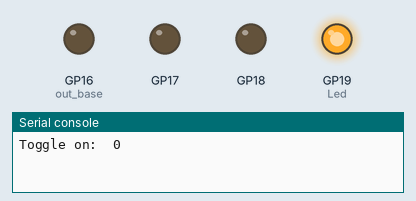
The program below on a simulated Raspberry Pi Pico running MicroPython. Shown: output pins drawn as LEDs (lit = HIGH), the last lines printed to the serial console.

Above: at 0.1 s.
At 0.6 s:
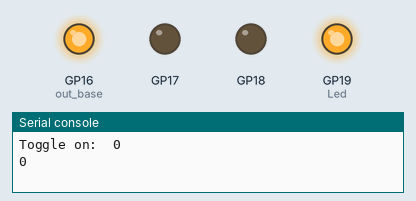
At 1.6 s:
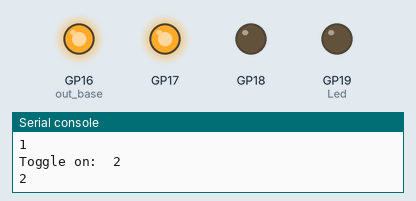
At 3.1 s:
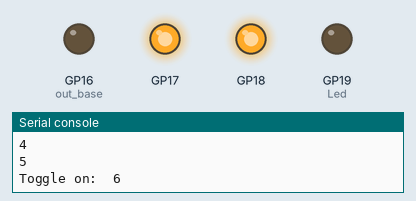
At 5.1 s:
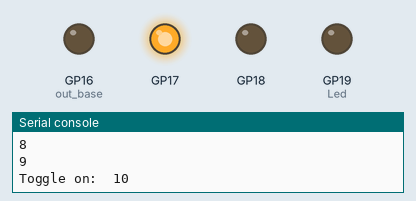
At 7.6 s:
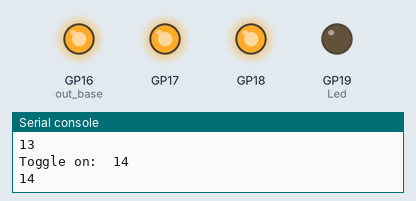
Timing chart, 0 to 9.1 s (numbered marks = the images above):
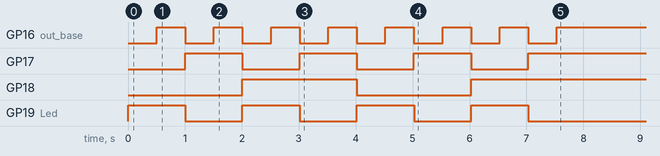

Measured:
- by itself, GP16 (out_base): alternates HIGH for 0.50 s and LOW for 0.50 s, 15 changes in all, then stays HIGH
- by itself, GP17: alternates HIGH for 1.0 s and LOW for 1.0 s, 7 changes in all, then stays HIGH
- by itself, GP18: LOW → HIGH at 2.0 s, → LOW 2.0 s later, → HIGH 2.0 s later
- by itself, GP19 (Led): alternates HIGH for 1.0 s and LOW for 1.0 s, 8 changes in all, then stays LOW

The program:

PW_87_PIO_StateMachine.py
```python
'''
Paul McWhorter Lesson 87
assembly language
lowest freq can run the state machine is 2000 commands per second, can run at 10 million cycles per second, lowest is 2000 operations per second ,  1/2 of a millisecond
can run at 10 million cycles per secopnd
'''
## this program is a count down binary counter_  the reference lesson is number 91
# import time
# from machine import Pin
# import rp2   ## the   @ is  'decorator' and alerts that we are programming the state machine
# @rp2.asm_pio(out_init=(rp2.PIO.OUT_LOW,)*5, out_shiftdir=rp2.PIO.SHIFT_RIGHT)  # defines the number of GPIO pins to use,
# # @rp2.asm_pio(set_init=(rp2.PIO.OUT_LOW,)*4)  # defines the number of GPIO pins to use,(THis worked as well)
# def pioProg():
#     wrap_target()
#     set(x,0b1111)
#     label('bitLoop')
#     set(y,0b11111)
#     # mov(x,invert(x))
#     mov(pins,x)
#     mov(isr,y)
#     in_(y,2)
#     mov(y,isr)
#     label('loop')
#     nop()
#     jmp(y_dec,'loop')
#     jmp(x_dec,'bitLoop')
#     wrap()


# ### sm0 is instantiating the State Machine object, using SM 0 put can go all the way to SM 7
# sm0 = rp2.StateMachine(0, pioProg,freq=2000, out_base=Pin(16))
# sm0.active(1)
# try:
#     while True:
#       pass
# except KeyboardInterrupt:
#     sm0.active(0)
#     print('All Done')
# ############### 2d half of lesson 87  set()   by changing to out() opens the possibilites
### changed set to out!
'''
import time
from machine import Pin
import rp2   ## the   @ is  'descriptor' and alerts that we are programming the state machine
# ### Note that I have changed the 'set' to 'out'
@rp2.asm_pio(out_init=(rp2.PIO.OUT_HIGH,)*6, out_shiftdir=rp2.PIO.SHIFT_RIGHT)  # defines the number of GPIO pins to use,

def pioProg():  ## to get a loop:   if use jump () and the target would each use a full line of instruction.  wrap() to target is more efficieint
    set(x,0b0101)
    in_(x,3)
    set(x,0b1)
    in_(x,1)
    mov(x,isr)
    wrap_target()

#     ##option 1
    ## when do a mov(), the value also stays in the original site
    mov(osr,x)  ## the x value stays in x and here it is moved to osr as the target.
    out(pins,6)
#     ## option 2 does the same but does not use the 'osr'  the out shift register
#     mov(pins,x)     ##alternatively  can move the value in x directly to the pins, same outcome

    wrap()

### below moves (the above @rp2. ... if 'HIGH', from the x  to osr and then wrap_target, then the out(pins,4) moves it all to the pins and empties the osr
### the below shows when out( the osr is emptied and only flashes once if the osr is not reloaed each cycle.
#   however , with mov(pins,x) we don;t need the osr relaoded sichne we are just using a copy of x each cycle.)
# def pioProg():
#     set(x,0b111111)
#     wrap_target()  ## if the wrap target is here, then the osr is reloaded each time trhough the cycle
#     mov(osr,x)      ### moves x to osr ## i found that i could comment this out, i think I'm just skipping loading the OSR
#     # wrap_target()## if the wrap_target is left here. the osr is loaded with x only one time!! it flashes the first time throughthe loop

#     # mov(pins,x)
#     out(pins,6)     ### out clears the osr and put the osr value to pins with an out, the osr is now empty, so this is a loop because the osr keeps getting freshly reloaed with  the value in x, the number is how many pins to be used
#     wrap()
### sm0 is instantiating the satemenachine object, using SM 0 put can go all the way to SM 7
##   note that set_base is changed to out_base
sm0 = rp2.StateMachine(0, pioProg,freq=2000, out_base=Pin(16))
try:
    while True:
        for i in range(4):
            time.sleep(.5)
            print(i)
        sm0.active(1)
except KeyboardInterrupt:
    sm0.active(0)
    print('All Done')
'''
# rp2.asm_pio(*, out_init=None, set_init=None, sideset_init=None, in_shiftdir=0, out_shiftdir=0, autopush=False, autopull=False, push_thresh=32, pull_thresh=32, fifo_join=PIO.JOIN_NONE)
###############3d part of lesson 87 on StateMachine, here we PULL data from the tx_fifo()

import time
from machine import Pin
import rp2   ## the   @ is  'decorator' and alerts that we are programming the state machine
### Note that I have changed the 'set' to 'out'.  below is the 'decorator'

ledPin=19
Led=Pin(19,Pin.OUT)
@rp2.asm_pio(out_init=(rp2.PIO.OUT_LOW,)*3, out_shiftdir=rp2.PIO.SHIFT_RIGHT)  # defines the number of GPIO pins to use,
## want to pull data into the OSR of the stateMachine!! below
def pioProg():          ## note the pull() and push() to move data in and out of the FIFO to and from the stateMachine. Note that the original data was placed into the FIFO TX by the put() and then processed data the end & retrieved by the  get() function
    wrap_target()           ### not setting a value in the program and will start with wrap
    ## step 2: the stateMachine is pulling the data int the stateMachine
    pull()      ## when pull the data in the fifo is pulled into the osr, if there is data in the FIFO the pull()will pull one word at a time
    mov(x,osr)      # step 3: we are moving the data from the OSR to 'x' then and from x to the 'ISR', and then to the pins
    mov(isr,x)## the pulled data to the OSR is moved to the x
    mov(pins,x)
    push()          ## step 4:  the isr pushes the data from the stateMachine to the FIFO RX
    wrap()


### sm0 is instantiating the satemenachine object, using SM 0 put can go all the way to SM 7
##   note that set_base is changed to out_base
## we  need to put data in from the python program
sm0 = rp2.StateMachine(0, pioProg,freq=2000, out_base=Pin(16))
sm0.active(1)
try:
    # while True:
    #     for i in range(16):
    #         # sm0.put(i)
    #         time.sleep(.5)
    #         print(i)
    #     # sm0.active(1)## when this is here, nothon happens, have to be before this for loop
    #     time.sleep(1)
    #     sm0.active(0)  ## the statemachine is left in the condition in which it was left even though it is not runnung

    while True:
        for i in range(16):
            sm0.put(i)      ## step one:  getting a value (here 0 to 15 and then putting it into the stateMachine)
            # print('TX: ',sm0.tx_fifo())
            # print('RX: ',sm0.rx_fifo())
            a=sm0.get() ##step 5: once the data has been pushed to the RX FIFO, we then 'get()' the data to the Python program and use it

            if a%2==0:
                Led.toggle()
                print('Toggle on: ',a) ## this would have to be different pin (not one of 16-19)
            time.sleep(.5)
            # print(i)
            print(a)
        # sm0.active(1)## when this is here, nothon happens, have to be before this for loop
        time.sleep(1)
        sm0.active(0)

except KeyboardInterrupt:
    sm0.active(0)
    print('All Done')
```
